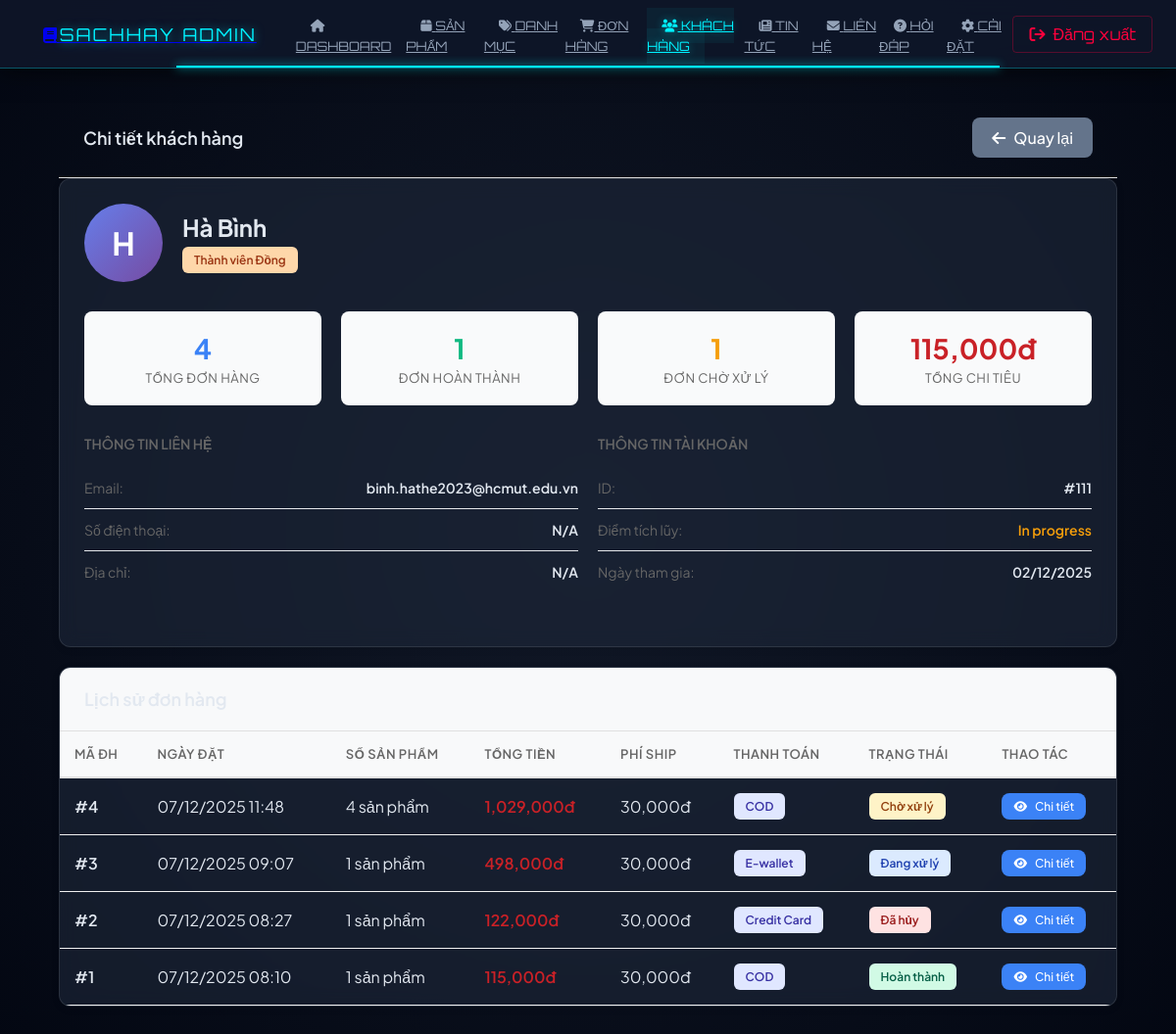
/admin/customerDetail/111 (signed in), run on the app's committed database.
### tables this page shows
CREATE TABLE `users` (
  `user_id` int(11) NOT NULL,
  `password` varchar(100) NOT NULL,
  `fullname` varchar(50) NOT NULL,
  `email` varchar(100) NOT NULL,
  `phone` varchar(20) DEFAULT NULL,
  `role` varchar(50) NOT NULL DEFAULT 'Customer',
  `note` text DEFAULT NULL,
  `created_date` date DEFAULT NULL
);

CREATE TABLE `orders` (
  `order_id` int(11) NOT NULL COMMENT 'ID đơn hàng',
  `user_id` int(11) NOT NULL COMMENT 'ID người dùng đặt hàng',
  `recipient_name` varchar(255) NOT NULL COMMENT 'Tên người nhận',
  `recipient_phone` varchar(20) NOT NULL COMMENT 'Số điện thoại người nhận',
  `shipping_address` text NOT NULL COMMENT 'Địa chỉ giao hàng đầy đủ',
  `payment_method` varchar(50) DEFAULT 'COD' COMMENT 'Phương thức thanh toán: COD, E-wallet, Credit Card',
  `subtotal` decimal(10,2) NOT NULL DEFAULT 0.00 COMMENT 'Tạm tính (chưa có phí ship)',
  `shipping_fee` decimal(10,2) DEFAULT 30000.00 COMMENT 'Phí vận chuyển',
  `total_amount` decimal(10,2) NOT NULL COMMENT 'Tổng tiền = subtotal + shipping_fee',
  `status` enum('pending','processing','shipped','completed','cancelled') DEFAULT 'pending' COMMENT 'Trạng thái đơn hàng',
  `note` text DEFAULT NULL COMMENT 'Ghi chú của khách hàng',
  `created_at` timestamp NOT NULL DEFAULT current_timestamp() COMMENT 'Thời gian tạo đơn',
  `updated_at` timestamp NOT NULL DEFAULT current_timestamp() ON UPDATE current_timestamp() COMMENT 'Thời gian cập nhật'
);

### app/controllers/AdminController.php (called while the page is built, shortened)
<?php
class AdminController extends Controller {
    private $adminModel;
    public function __construct() {
        $this->adminModel = $this->model('Admin');
    }
    public function customerDetail($customerId) {
        $customer = $this->adminModel->getCustomerById($customerId);
        $data = [
            'title' => 'Chi tiết khách hàng: ' . $customer['fullname'],
            'page' => 'customers',
            'customer' => $customer,
            'orders' => $this->adminModel->getCustomerOrders($customerId),
            'stats' => $this->adminModel->getCustomerStats($customerId),
            'contentFile' => APP_ROOT . '/views/admin/customers/detail.php'
        ];
        $this->view('admin/admin', $data);
    }
}

### app/core/App.php (called while the page is built, shortened)
<?php
class App {
    protected $method = "index";
    public function __construct() {
        $url = $this->parseURL();
        if(isset($url[0]) && !empty($url[0])) {
            $controllerFile = APP_ROOT . '/controllers/' . ucfirst($url[0]) . 'Controller.php';
            if(file_exists($controllerFile)) {
                unset($url[0]);
            } else {
                $this->redirectToLanding();
                return;
            }
        }
        $this->controller = new $this->controller;
        if(isset($url[1]) && !empty($url[1])) {
            if(method_exists($this->controller, $url[1])) {
                $this->method = $url[1];
                unset($url[1]);
            } else {
                $this->redirectToLanding();
                return;
            }
        }
        $this->params = $url ? array_values($url) : [];
        call_user_func_array([$this->controller, $this->method], $this->params);
    }
    private function parseURL() {
        if(isset($_GET["url"])) {
            return explode('/', filter_var(rtrim($_GET['url'], '/'), FILTER_SANITIZE_URL));
        }
        return [];
    }
}

### public/index.php (called while the page is built, shortened)
<?php
$app = new App();

### app/core/DB.php (called while the page is built, shortened)
<?php
class DB
{
    public $con;
    public function __construct()
    {
        $this->host = DB_HOST;
        $this->username = DB_USER;
        $this->password = DB_PASS;
        $this->dbname = DB_NAME;
        $this->port = DB_PORT;
        try {
            $this->con = new PDO(
                "mysql:host={$this->host};port={$this->port};dbname={$this->dbname};charset=utf8mb4",
                $this->username,
                $this->password,
                [
                    PDO::ATTR_ERRMODE => PDO::ERRMODE_EXCEPTION,
                    PDO::ATTR_DEFAULT_FETCH_MODE => PDO::FETCH_ASSOC,
                    PDO::ATTR_EMULATE_PREPARES => false
                ]
            );
        } catch (PDOException $e) {
            die("Connection failed: " . $e->getMessage());
        }
    }
    public function query($sql, $params = [])
    {
        $stmt = $this->con->prepare($sql);
        $stmt->execute($params);
        return $stmt;
    }
    public function single($sql, $params = [])
    {
        $stmt = $this->query($sql, $params);
        return $stmt->fetch();
    }
    public function all($sql, $params = [])
    {
        $stmt = $this->query($sql, $params);
        return $stmt->fetchAll();
    }
}

### app/models/Admin.php (called while the page is built, shortened)
<?php
class Admin extends DB {
    public function getCustomerById($customerId) {
        $sql = "SELECT
                    u.user_id,
                    u.fullname,
                    u.email,
                    u.phone,
                    u.note,
                    u.created_date,
                    c.member_type,
                    c.total_fpoint
                FROM users u
                LEFT JOIN customer c ON u.user_id = c.user_id
                WHERE u.user_id = :customer_id AND u.role = 'customer'";
        return $this->single($sql, ['customer_id' => $customerId]);
    }
    public function getCustomerOrders($customerId) {
        $sql = "SELECT
                    o.order_id,
                    o.created_at as created_date,
                    o.status,
                    o.total_amount as total,
                    o.shipping_fee,
                    o.payment_method,
                    COUNT(DISTINCT op.product_id) as total_items
                FROM orders o
                LEFT JOIN order_product op ON o.order_id = op.order_id
                WHERE o.user_id = :customer_id
                GROUP BY o.order_id
                ORDER BY o.created_at DESC";
        return $this->all($sql, ['customer_id' => $customerId]);
    }
    public function getCustomerStats($customerId) {
        $sql = "SELECT
                    COUNT(DISTINCT o.order_id) as total_orders,
                    SUM(CASE WHEN o.status = 'completed' THEN o.total_amount ELSE 0 END) as total_spent,
                    SUM(CASE WHEN o.status = 'pending' THEN 1 ELSE 0 END) as pending_orders,
                    SUM(CASE WHEN o.status = 'completed' THEN 1 ELSE 0 END) as completed_orders
                FROM orders o
                WHERE o.user_id = :customer_id";
        return $this->single($sql, ['customer_id' => $customerId]);
    }
}

### app/views/admin/customers/detail.php (the view, shortened to what this page needs)
<div class="card-header-actions">
    <h2 class="card-title">Chi tiết khách hàng</h2>
    <a href="<?= BASE_URL ?>admin/customers" class="btn btn-secondary">
        <i class="fas fa-arrow-left"></i> Quay lại
    </a>
</div>
<div class="admin-card">
    <div class="card-body">
        <div class="customer-header">
            <div class="customer-avatar-large">
                <?= strtoupper(substr($customer['fullname'], 0, 1)) ?>
            </div>
            <div class="customer-header-info">
                <h2><?= htmlspecialchars($customer['fullname']) ?></h2>
                <div>
                    <?php
                    $memberType = strtolower($customer['member_type'] ?? 'bronze');
                    $memberClass = match($memberType) {
                        'gold' => 'gold',
                        'silver' => 'silver',
                        'diamond' => 'diamond',
                        default => 'bronze'
                    };
                    $memberText = match($memberType) {
                        'gold' => 'Thành viên Vàng',
                        'silver' => 'Thành viên Bạc',
                        'diamond' => 'Thành viên Kim cương',
                        default => 'Thành viên Đồng'
                    };
                    ?>
                    <span class="badge <?= $memberClass ?>"><?= $memberText ?></span>
                </div>
            </div>
        </div>
        <div class="stats-grid">
            <div class="stat-card">
                <div class="stat-value" style="color: #3b82f6;"><?= $stats['total_orders'] ?? 0 ?></div>
                <div class="stat-label">Tổng đơn hàng</div>
            </div>
            <div class="stat-card">
                <div class="stat-value" style="color: #10b981;"><?= $stats['completed_orders'] ?? 0 ?></div>
                <div class="stat-label">Đơn hoàn thành</div>
            </div>
            <div class="stat-card">
                <div class="stat-value" style="color: #f59e0b;"><?= $stats['pending_orders'] ?? 0 ?></div>
                <div class="stat-label">Đơn chờ xử lý</div>
            </div>
            <div class="stat-card">
                <div class="stat-value" style="color: #c92127;"><?= number_format($stats['total_spent'] ?? 0) ?>đ</div>
                <div class="stat-label">Tổng chi tiêu</div>
            </div>
        </div>
        <div class="info-grid">
            <div>
                <h3 style="font-size: 14px; font-weight: 600; color: #666; text-transform: uppercase; margin-bottom: 15px;">Thông tin liên hệ</h3>
                <div class="info-row">
                    <span class="info-label">Email:</span>
                    <span class="info-value"><?= htmlspecialchars($customer['email']) ?></span>
                </div>
                <div class="info-row">
                    <span class="info-label">Số điện thoại:</span>
                    <span class="info-value"><?= htmlspecialchars($customer['phone'] ?? 'N/A') ?></span>
                </div>
                <div class="info-row">
                    <span class="info-label">Địa chỉ:</span>
                    <span class="info-value"><?= htmlspecialchars($customer['note'] ?? 'N/A') ?></span>
                </div>
            </div>
            <div>
                <h3 style="font-size: 14px; font-weight: 600; color: #666; text-transform: uppercase; margin-bottom: 15px;">Thông tin tài khoản</h3>
                <div class="info-row">
                    <span class="info-label">ID:</span>
                    <span class="info-value">#<?= $customer['user_id'] ?></span>
                </div>
                <div class="info-row">
                    <span class="info-label">Điểm tích lũy:</span>
                    <span class="info-value" style="color: #f59e0b;">In progress</span>
                </div>
                <div class="info-row">
                    <span class="info-label">Ngày tham gia:</span>
                    <span class="info-value"><?= date('d/m/Y', strtotime($customer['created_date'])) ?></span>
                </div>
            </div>
        </div>
    </div>
</div>
<div class="admin-card">
    <div class="card-header">
        <h3 class="card-title">Lịch sử đơn hàng</h3>
    </div>
    <div class="table-container">
        <table>
            <thead>
                <tr>
                    <th>Mã ĐH</th>
                    <th>Ngày đặt</th>
                    <th>Số sản phẩm</th>
                    <th>Tổng tiền</th>
                    <th>Phí ship</th>
                    <th>Thanh toán</th>
                    <th>Trạng thái</th>
                    <th>Thao tác</th>
                </tr>
            </thead>
            <tbody>
                <?php if (!empty($orders)): ?>
                    <?php foreach($orders as $order): ?>
                    <tr>
                        <td class="fw-bold">#<?= $order['order_id'] ?></td>
                        <td><?= date('d/m/Y H:i', strtotime($order['created_date'])) ?></td>
                        <td><?= $order['total_items'] ?? 0 ?> sản phẩm</td>
                        <td class="text-danger fw-bold"><?= number_format($order['total']) ?>đ</td>
                        <td><?= number_format($order['shipping_fee']) ?>đ</td>
                        <td>
                            <span class="badge" style="background: #e0e7ff; color: #3730a3;">
                                <?= htmlspecialchars($order['payment_method'] ?? 'N/A') ?>
                            </span>
                        </td>
                        <td>
                            <?php
                            $statusClass = match($order['status']) {
                                'pending' => 'pending',
                                'processing' => 'processing',
                                'shipped' => 'shipped',
                                'completed' => 'completed',
                                'cancelled' => 'cancelled',
                                default => 'pending'
                            };
                            $statusText = match($order['status']) {
                                'pending' => 'Chờ xử lý',
                                'processing' => 'Đang xử lý',
                                'shipped' => 'Đang giao',
                                'completed' => 'Hoàn thành',
                                'cancelled' => 'Đã hủy',
                                default => $order['status']
                            };
                            ?>
                            <span class="badge <?= $statusClass ?>"><?= $statusText ?></span>
                        </td>
                        <td>
                            <a href="<?= BASE_URL ?>admin/orderDetail/<?= $order['order_id'] ?>" class="btn btn-info btn-sm">
                                <i class="fas fa-eye"></i> Chi tiết
                            </a>
                        </td>
                    </tr>
                    <?php endforeach; ?>
                <?php else: ?>
                    <tr>
                        <td colspan="8" class="text-center">Khách hàng chưa có đơn hàng nào</td>
                    </tr>
                <?php endif; ?>
            </tbody>
        </table>
    </div>
</div>

### data on the page
users: fullname "H", fullname "Hà Bình", email "binh.hathe2023@hcmut.edu.vn", phone "N/A", note "N/A", user_id "111", created_date "02/12/2025"
orders: order_id "4", created_at "07/12/2025 11:48", total_items "4", total_amount "1,029,000", shipping_fee "30,000", payment_method "COD", status "Chờ xử lý"
orders: order_id "3", created_at "07/12/2025 09:07", total_items "1", total_amount "498,000", shipping_fee "30,000", payment_method "E-wallet", status "Đang xử lý"
orders: order_id "2", created_at "07/12/2025 08:27", total_items "1", total_amount "122,000", shipping_fee "30,000", payment_method "Credit Card", status "Đã hủy"
orders: order_id "1", created_at "07/12/2025 08:10", total_items "1", total_amount "115,000", shipping_fee "30,000", payment_method "COD", status "Hoàn thành"

### other printed values
$memberText "Thành viên Đồng"
$stats['total_orders'] "4"
$stats['completed_orders'] "1"
$stats['pending_orders'] "1"
$stats['total_spent'] "115,000"
